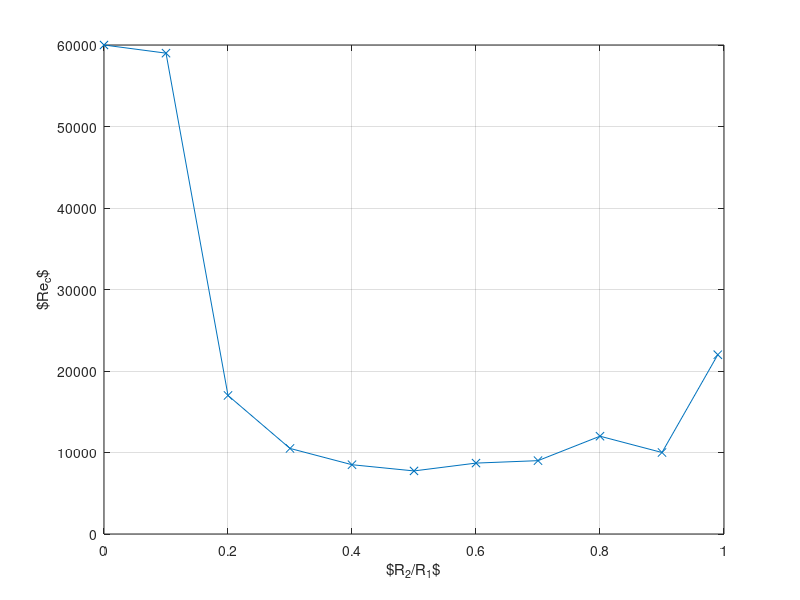

Here is the MATLAB script that generated this plot: (Note: this script raises an error after producing the figure.)
addpath     'C:\Users\Artur\Documents\GitHub\rotst2\scripts\source_for_mtb'


% Rec 2.2 104 104 1.2 104 9000 8700 7740 8500 10500 1.7 104 5.9 104 6 104
% σi 0.0108 0.0422 0.216 0.227 0.239 0.227 0.220 0.218 0.218 0.219 0.392

%%
del =[0.99 0.9 0.8 0.7 0.6 0.5 0.4 0.3 0.2 0.1 0.0];
si=[0.0108 0.0422 0.216 0.227 0.239 0.227 0.220 0.218 0.218 0.219 0.392];
re=[2.2e4 1e4 1.2e4 9000 8700 7740 8500 10500 1.7e4 5.9e4 6e4];

%%
clf;
plot(del,re,'-x'); grid on; xlabel("$R_2/R_1$"); ylabel("$Re_c$");
fnts=12; jfm_plt_aid_comm;


axes('position', [0.52 0.52 0.3 0.3]); 
plot(del,si,'-x'); xlabel("$R_2/R_1$"); ylabel("$\sigma_i$"); grid on; grid minor;
fnts=12; jfm_plt_aid_comm;

%%
